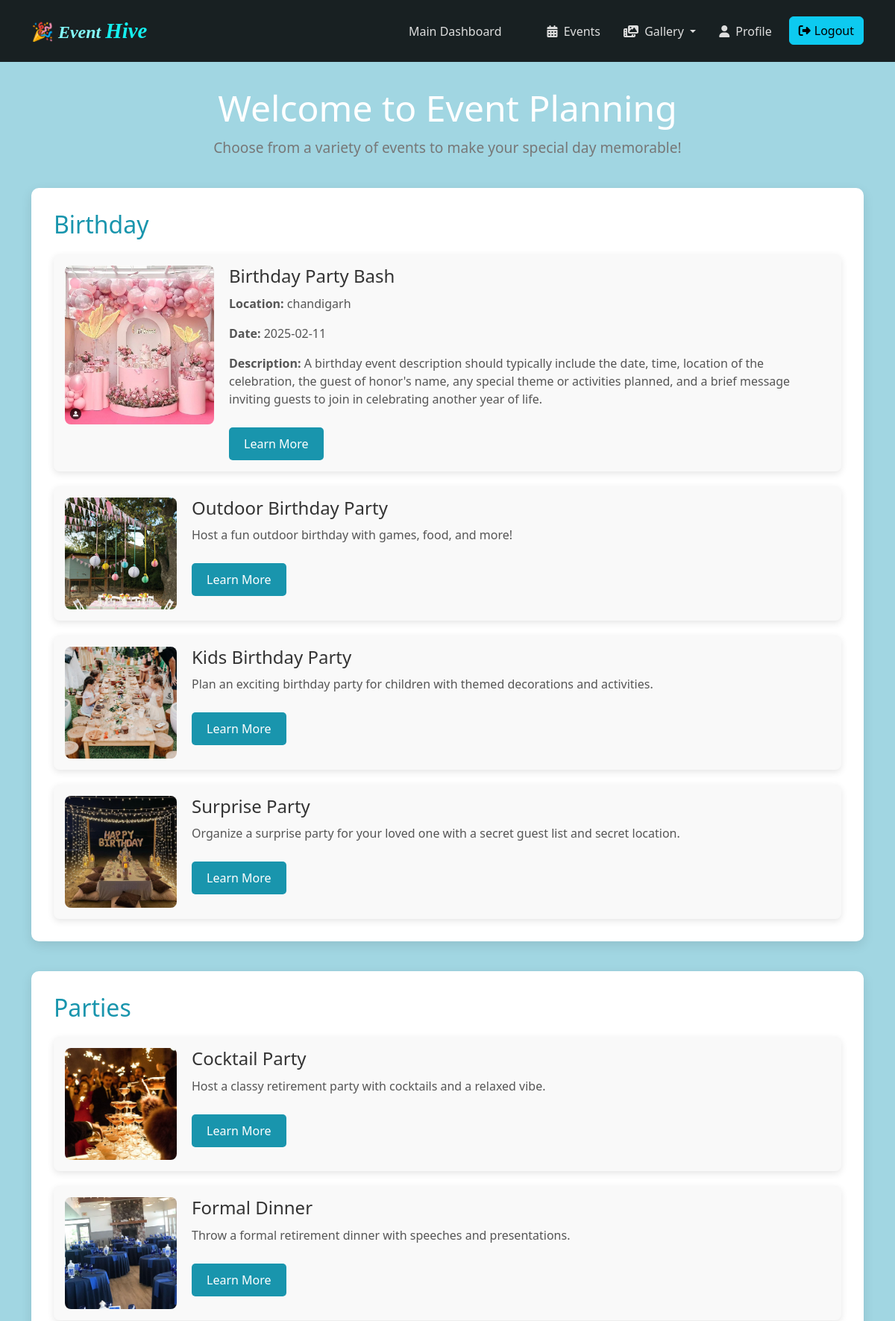
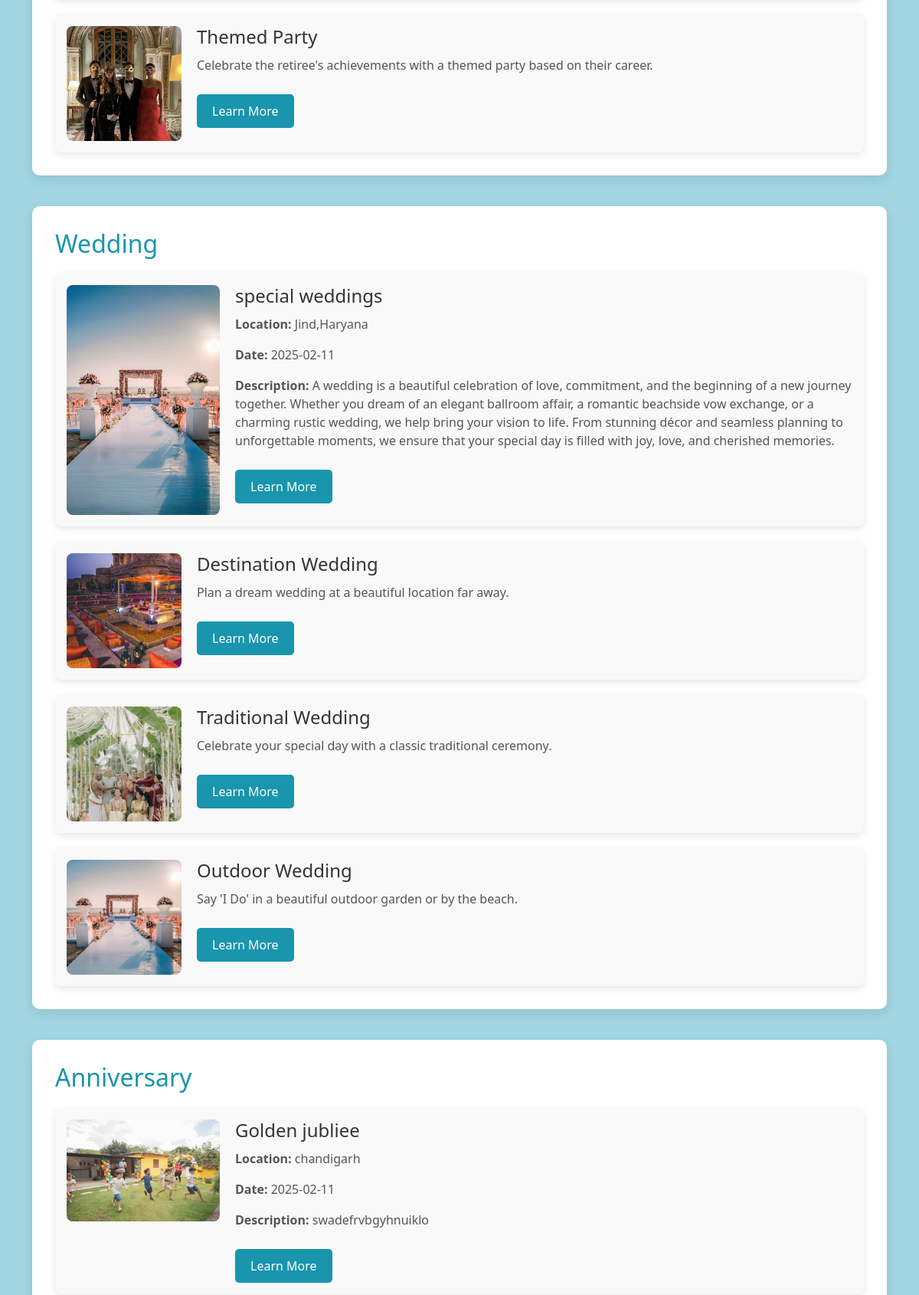
Screenshot of /event (signed in, upper part) with the database file from the repository (2 pictures, top to bottom).
### app.py (models this page shows)
class Event(db.Model):
    id = db.Column(db.Integer, primary_key=True)
    name = db.Column(db.String(200), nullable=False)  # Name of the event
    category = db.Column(db.String(100), nullable=False)  # Category like Birthday, Wedding, etc.
    location = db.Column(db.String(255), nullable=False)  # Location of the event
    date = db.Column(db.String(50), nullable=False)  # Date of the event
    description = db.Column(db.Text, nullable=False)  # Description of the event
    image_url = db.Column(db.String(300))  # URL for event image

### app.py (the view)
@app.route('/event')
@login_required
def event():
    event = Event.query.all()
    return render_template("event.html", event=event)

### app.py (called while the page is built)
@login_manager.user_loader
def load_user(user_id):
    return User.query.get(int(user_id))

### templates/event.html (shortened to what this page needs)
<!DOCTYPE html>
<html lang="en">
<head>
    <link rel="stylesheet" href="https://cdnjs.cloudflare.com/ajax/libs/font-awesome/6.0.0-beta3/css/all.min.css">
    <link rel="stylesheet" href="{{ url_for('static', filename='css/event.css') }}">
</head>
<body>
    {% extends 'base.html' %}
    {% block content %}
    <br><br><br>
    <header>
        <h1>Welcome to Event Planning</h1>
        <p>Choose from a variety of events to make your special day memorable!</p>
    </header>
    <main>
        <section class="event-section" id="birthday">
            <h2>Birthday</h2>
            <div class="subsections">
                {% for event in event %}
                {% if event.category.lower() == 'birthday' %}
                <div class="subsection">
                    <div class="subsection-content">
                        {% if event.image_url %}
                        <td><img src="{{ event.image_url }}" alt="Event Image" width="100" class="subsection-image"
                                style="width: 200px; height: auto;"></td>
                        {% endif %}
                        <div class="subsection-text">
                            <h3>{{ event.name }}</h3>
                            <p><strong>Location:</strong> {{ event.location }}</p>
                            <p><strong>Date:</strong> {{ event.date }}</p>
                            <p><strong>Description: </strong>{{ event.description }}</p>
                            <button class="learn-more-btn" onclick="window.location.href='birthday1'">Learn
                                More</button>
                        </div>
                    </div>
                </div>
                {% endif %}
                {% endfor %}
                <div class="subsection">
                    <div class="subsection-content">
                        <img src="{{ url_for('static', filename='images/outdoorbirthdayparty.jpg') }}"
                            alt="Outdoor Birthday Party" class="subsection-image">
                        <div class="subsection-text">
                            <h3>Outdoor Birthday Party</h3>
                            <p>Host a fun outdoor birthday with games, food, and more!</p>
                            <button class="learn-more-btn" onclick="window.location.href='birthday1'">Learn
                                More</button>
                        </div>
                    </div>
                </div>
                <div class="subsection">
                    <div class="subsection-content">
                        <img src="{{ url_for('static', filename='images/kidsbirthdayparty.jpg') }}"
                            alt="Kids Birthday Party" class="subsection-image">
                        <div class="subsection-text">
                            <h3>Kids Birthday Party</h3>
                            <p>Plan an exciting birthday party for children with themed decorations and activities.</p>
                            <button class="learn-more-btn" onclick="window.location.href='birthday2'">Learn
                                More</button>
                        </div>
                    </div>
                </div>
                <div class="subsection">
                    <div class="subsection-content">
                        <img src="{{ url_for('static', filename='images/surprise party.jpg') }}" alt="Surprise Party"
                            class="subsection-image">
                        <div class="subsection-text">
                            <h3>Surprise Party</h3>
                            <p>Organize a surprise party for your loved one with a secret guest list and secret
                                location.</p>
                            <button class="learn-more-btn" onclick="window.location.href='birthday3'">Learn
                                More</button>
                        </div>
                    </div>
                </div>
            </div>
        </section>
        <section class="event-section" id="retirement-party">
            <h2>Parties</h2>
            <div class="subsections">
                <div class="subsection">
                    <div class="subsection-content">
                        <img src="{{ url_for('static', filename='images/cocktail party.jpg') }}" alt="Cocktail Party"
                            class="subsection-image">
                        <div class="subsection-text">
                            <h3>Cocktail Party</h3>
                            <p>Host a classy retirement party with cocktails and a relaxed vibe.</p>
                            <button class="learn-more-btn" onclick="window.location.href='party1'">Learn More</button>
                        </div>
                    </div>
                </div>
                <div class="subsection">
                    <div class="subsection-content">
                        <img src="{{ url_for('static', filename='images/formalparty.jpg') }}" alt="Formal Dinner"
                            class="subsection-image">
                        <div class="subsection-text">
                            <h3>Formal Dinner</h3>
                            <p>Throw a formal retirement dinner with speeches and presentations.</p>
                            <button class="learn-more-btn" onclick="window.location.href='party2'">Learn More</button>
                        </div>
                    </div>
                </div>
                <div class="subsection">
                    <div class="subsection-content">
                        <img src="{{ url_for('static', filename='images/themed party.jpg') }}" alt="Themed Party"
                            class="subsection-image">
                        <div class="subsection-text">
                            <h3>Themed Party</h3>
                            <p>Celebrate the retiree's achievements with a themed party based on their career.</p>
                            <button class="learn-more-btn" onclick="window.location.href='birthday1'">Learn
                                More</button>
                        </div>
                    </div>
                </div>
            </div>
        </section>
        <section class="event-section" id="wedding">
            <h2>Wedding</h2>
            <div class="subsections">
                {% for event in event %}
                {% if event.category.lower() == 'wedding' %}
                <div class="subsection">
                    <div class="subsection-content">
                        {% if event.image_url %}
                        <td><img src="{{ event.image_url }}" alt="Event Image" width="100" class="subsection-image"
                                style="width: 200px; height: auto;"></td>
                        {% endif %}
                        <div class="subsection-text">
                            <h3>{{ event.name }}</h3>
                            <p><strong>Location:</strong> {{ event.location }}</p>
                            <p><strong>Date:</strong> {{ event.date }}</p>
                            <p><strong>Description: </strong>{{ event.description }}</p>
                            <button class="learn-more-btn" onclick="window.location.href='birthday1'">Learn
                                More</button>
                        </div>
                    </div>
                </div>
                {% endif %}
                {% endfor %}
                <div class="subsection">
                    <div class="subsection-content">
                        <img src="{{ url_for('static', filename='images/destination weding.jpg') }}"
                            alt="Destination Wedding" class="subsection-image">
                        <div class="subsection-text">
                            <h3>Destination Wedding</h3>
                            <p>Plan a dream wedding at a beautiful location far away.</p>
                            <button class="learn-more-btn" onclick="window.location.href='wed1'">Learn More</button>
                        </div>
                    </div>
                </div>
                <div class="subsection">
                    <div class="subsection-content">
                        <img src="{{ url_for('static', filename='images/traditional wedding.jpg') }}"
                            alt="Traditional Wedding" class="subsection-image">
                        <div class="subsection-text">
                            <h3>Traditional Wedding</h3>
                            <p>Celebrate your special day with a classic traditional ceremony.</p>
                            <button class="learn-more-btn" onclick="window.location.href='wed2'">Learn More</button>
                        </div>
                    </div>
                </div>
                <div class="subsection">
                    <div class="subsection-content">
                        <img src="{{ url_for('static', filename='images/outdoor wedding.jpg') }}" alt="Outdoor Wedding"
                            class="subsection-image">
                        <div class="subsection-text">
                            <h3>Outdoor Wedding</h3>
                            <p>Say 'I Do' in a beautiful outdoor garden or by the beach.</p>
                            <button class="learn-more-btn" onclick="window.location.href='wed3'">Learn More</button>
                        </div>
                    </div>
                </div>
            </div>
        </section>
        <section class="event-section" id="anniversary">
            <h2>Anniversary</h2>
            <div class="subsections">
                {% for event in event %}
                {% if event.category.lower() == 'anniversary' %}
                <div class="subsection">
                    <div class="subsection-content">
                        {% if event.image_url %}
                        <td><img src="{{ event.image_url }}" alt="Event Image" width="100" class="subsection-image"
                                style="width: 200px; height: auto;"></td>
                        {% endif %}
                        <div class="subsection-text">
                            <h3>{{ event.name }}</h3>
                            <p><strong>Location:</strong> {{ event.location }}</p>
                            <p><strong>Date:</strong> {{ event.date }}</p>
                            <p><strong>Description: </strong>{{ event.description }}</p>
                            <button class="learn-more-btn" onclick="window.location.href='birthday1'">Learn
                                More</button>
                        </div>
                    </div>
                </div>
                {% endif %}
                {% endfor %}
            </div>
        </section>
    </main>
    {% endblock %}

### static/css/event.css (style rules this page uses)
* { margin: 0; padding: 0; box-sizing: border-box; }
body { font-family: Arial, sans-serif; background-color: #A1D6E2 !important; color: #333; padding: 20px; }
header { text-align: center; margin-bottom: 40px; }
header h1 { font-size: 3em; color: #ffffff; margin-bottom: 10px; }
header p { font-size: 1.2em; color: #777; }
main { display: flex; flex-direction: column; gap: 40px; }
.event-section { background-color: #fff; padding: 30px; border-radius: 10px; box-shadow: 0 5px 15px rgba(0, 0, 0, 0.1); }
.event-section h2 { font-size: 2em; color: #1995AD; margin-bottom: 20px; }
.subsections { display: flex; flex-direction: column; gap: 20px; }
.subsection { display: flex; align-items: center; gap: 20px; background-color: #f9f9f9; padding: 15px; border-radius: 8px; box-shadow: 0 3px 10px rgba(0, 0, 0, 0.1); }
.subsection-content { display: flex; align-items: flex-start; gap: 20px; }
.subsection-image { width: 150px; height: 150px; object-fit: cover; border-radius: 8px; }
.subsection-text { flex: 1; }
.subsection h3 { font-size: 1.5em; color: #333; margin-bottom: 10px; }
.subsection p { font-size: 1em; color: #555; }
.learn-more-btn { background-color: #1995AD; color: white; border: none; padding: 10px 20px; border-radius: 5px; cursor: pointer; font-size: 1em; margin-top: 10px; }

### rows the page displays
Event: image_url (picture), name "Birthday Party Bash", location "chandigarh", date "2025-02-11", description "A birthday event description should typically include the date, time, location of the celebration, the guest of honor's name, any special theme or activities planned, and a brief message inviting guests to join in celebrating another year of life."
Event: image_url (picture), name "special weddings", location "Jind,Haryana", date "2025-02-11", description "A wedding is a beautiful celebration of love, commitment, and the beginning of a new journey together. Whether you dream of an elegant ballroom affair, a romantic beachside vow exchange, or a charming rustic wedding, we help bring your vision to life. From stunning décor and seamless planning to unforgettable moments, we ensure that your special day is filled with joy, love, and cherished memories."
Event: image_url (picture), name "Golden jubliee", location "chandigarh", date "2025-02-11", description "swadefrvbgyhnuiklo"
